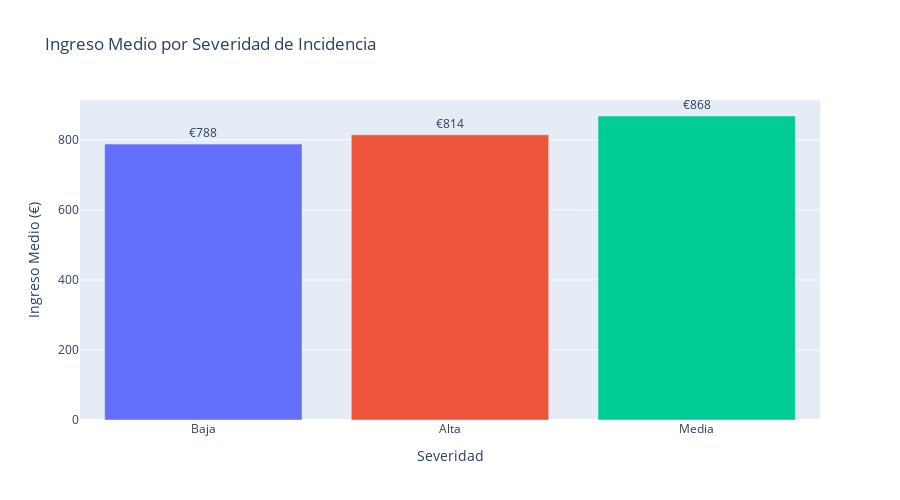

Notebook code for this chart:
### Markdown cell above
## 6. Análisis por Severidad

### Code cell
# Análisis por severidad
impacto_severidad = df_tipo.groupby('Severidad').agg({
    'Ingresos': ['mean', 'std', 'count'],
    'Suma de DuracionMin': 'mean'
}).round(2)

impacto_severidad.columns = ['Ingreso_Medio', 'Desv_Est', 'Num_Casos', 'Duracion_Media']
impacto_severidad = impacto_severidad.sort_values('Ingreso_Medio')

print("=" * 60)
print("IMPACTO POR SEVERIDAD")
print("=" * 60)
print(impacto_severidad)

# Visualizar
fig = px.bar(impacto_severidad.reset_index(), 
             x='Severidad', 
             y='Ingreso_Medio',
             color='Severidad',
             title='Ingreso Medio por Severidad de Incidencia',
             labels={'Ingreso_Medio': 'Ingreso Medio (€)'},
             text='Ingreso_Medio')
fig.update_traces(texttemplate='€%{text:,.0f}', textposition='outside')
fig.update_layout(height=500, showlegend=False)
fig.show()

### Figure 1 — Plotly figure (JSON) as saved in the notebook; plotly's stock layout.template omitted (floating-point values rounded to 4 significant figures)
{"data": [{"alignmentgroup": "True", "hovertemplate": "Severidad=%{x}<br>Ingreso Medio (€)=%{text}<extra></extra>", "legendgroup": "Baja", "marker": {"color": "#636efa", "pattern": {"shape": ""}}, "name": "Baja", "offsetgroup": "Baja", "orientation": "v", "showlegend": true, "text": [787.9], "textposition": "outside", "texttemplate": "€%{text:,.0f}", "type": "bar", "x": ["Baja"], "xaxis": "x", "y": [787.9], "yaxis": "y"}, {"alignmentgroup": "True", "hovertemplate": "Severidad=%{x}<br>Ingreso Medio (€)=%{text}<extra></extra>", "legendgroup": "Alta", "marker": {"color": "#EF553B", "pattern": {"shape": ""}}, "name": "Alta", "offsetgroup": "Alta", "orientation": "v", "showlegend": true, "text": [814.3], "textposition": "outside", "texttemplate": "€%{text:,.0f}", "type": "bar", "x": ["Alta"], "xaxis": "x", "y": [814.3], "yaxis": "y"}, {"alignmentgroup": "True", "hovertemplate": "Severidad=%{x}<br>Ingreso Medio (€)=%{text}<extra></extra>", "legendgroup": "Media", "marker": {"color": "#00cc96", "pattern": {"shape": ""}}, "name": "Media", "offsetgroup": "Media", "orientation": "v", "showlegend": true, "text": [868.0], "textposition": "outside", "texttemplate": "€%{text:,.0f}", "type": "bar", "x": ["Media"], "xaxis": "x", "y": [868.0], "yaxis": "y"}], "layout": {"barmode": "relative", "height": 500, "legend": {"title": {"text": "Severidad"}, "tracegroupgap": 0}, "showlegend": false, "title": {"text": "Ingreso Medio por Severidad de Incidencia"}, "xaxis": {"anchor": "y", "categoryarray": ["Baja", "Alta", "Media"], "categoryorder": "array", "domain": [0, 1], "title": {"text": "Severidad"}}, "yaxis": {"anchor": "x", "domain": [0, 1], "title": {"text": "Ingreso Medio (€)"}}}}
